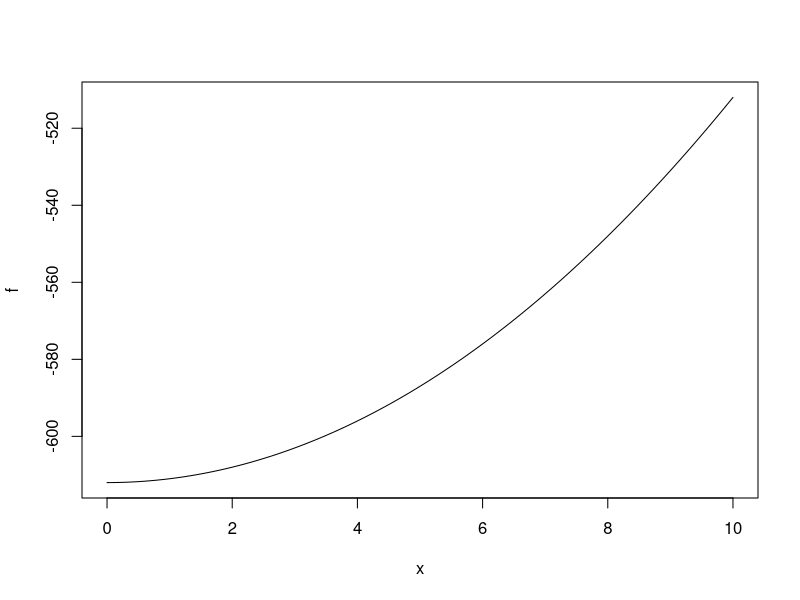
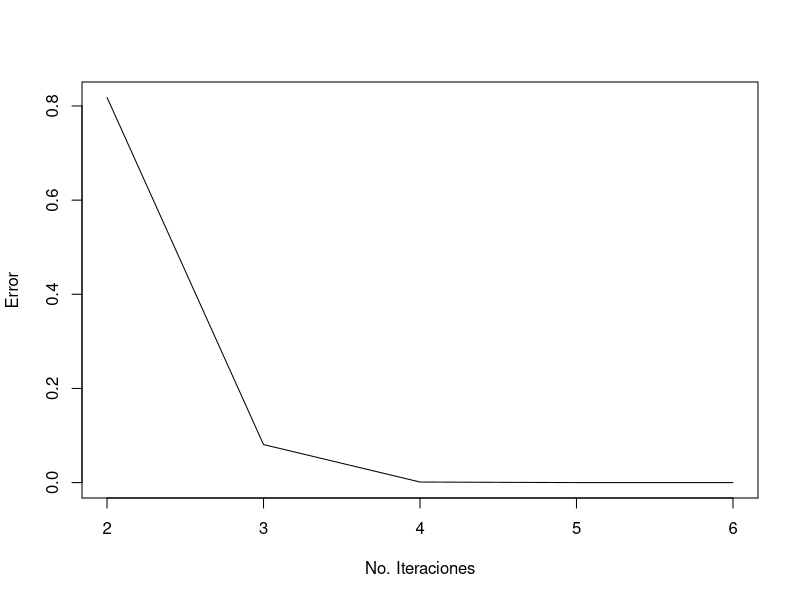
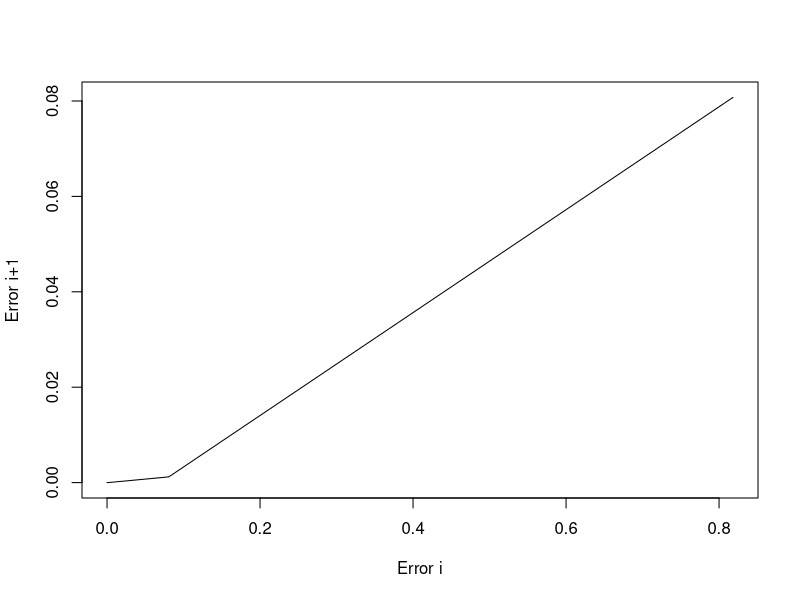

These charts were generated, in order, by the following R code:
Secante = function (f,x0,x1,tol,maxiter)
{
  y0=f(x0)
  y1=f(x1)
  i=1
  Iteraciones = c()
  Errores = c()
  Errori = c()
  Errorj = c()
  cat(formatC(c("i","x_1","x_2","Error est."), width = -15, format = "f", flag = " "),"\n")
  while(abs(x1-x0)>tol&&i<=maxiter)
  {
    i=i+1
    pendiente = (y1-y0)/(x1-x0)
    if(pendiente==0) return(cero=NA,f.cero = NA, iter=k,ErrorEst=NA)
    x2=x1-y1/pendiente
    y2=f(x2)
    x0 = x1;y0=y1
    x1=x2;y1=y2
    Iteraciones = c(Iteraciones, i)
    Error = abs(x1-x0)
    Errores = c(Errores, Error)
    cat(formatC( c(i,x1,x2,Error), digits = 8, width = -15, format = "f", flag = " "), "\n")
  }
  if(i>maxiter)
  {
    cat("N?mero m?ximo de iteraciones alcanzado")
    cat("N?mero de iteraciones: ",i, "X1: ", x1, "X2: ", x2, "Error: ", abs(x1-x0))
  }
  cat("N?mero de iteraciones: ",i, "X1: ", x1, "X2: ", x2, "Error: ", abs(x1-x0))
  plot(Iteraciones,Errores, type = "l", xlab = "No. Iteraciones",ylab="Error")
  #Errores Ei vs Ei+1
  for(b in 1:i){
    if(b!=i){
      Errori[b]=Errores[b]
      Errorj[b]=Errores[b+1]  
    }
  }
  plot(Errori,Errorj, type = "l", xlab = "Error i",ylab="Error i+1")
  
}
f=function(x) x^2-612
plot(f,0,10)
Secante(f,20,24,1e-8,1000)